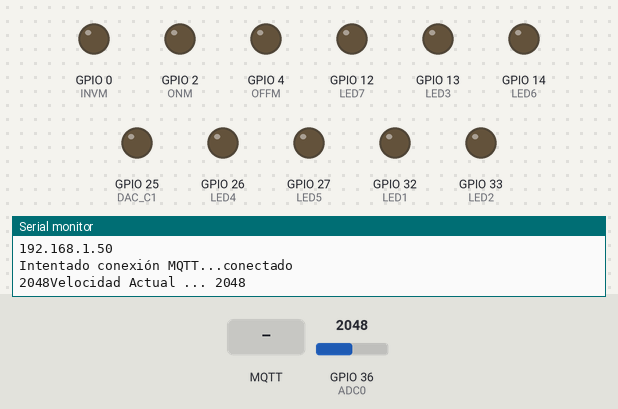
The sketch below on a simulated ESP32. On the bench: output pins drawn as LEDs (lit = HIGH), the last lines printed to the serial monitor. Inputs (shaded band) come from the test bench; at power-on: GPIO 36 (ADC0) = 2048. WiFi joins after 1.5 s; servers stay silent unless stated; random numbers use the default seed unless the sketch sets one; no MQTT or app messages arrive unless stated.

Above: at 2.7 s.
2.8 s: MQTT message "0" arrives on the first subscribed topic
At 4.7 s:
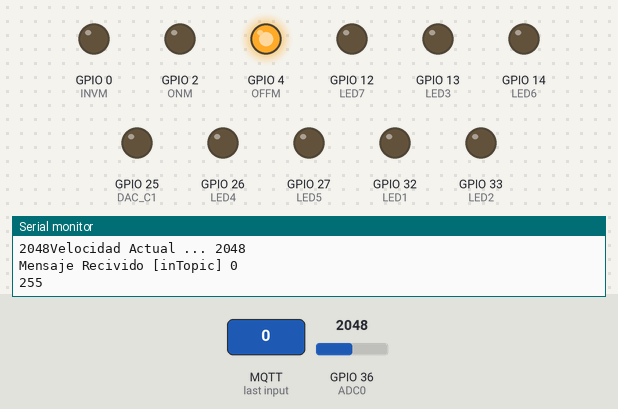
5.5 s: MQTT message "1" arrives on the first subscribed topic
At 6.3 s:
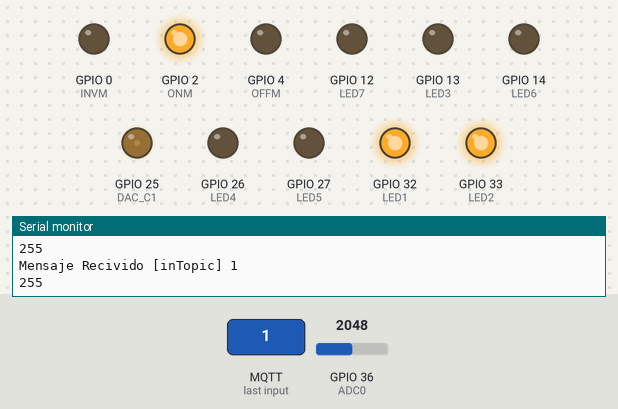
7.5 s: MQTT message "3" arrives on the first subscribed topic
At 9.0 s:
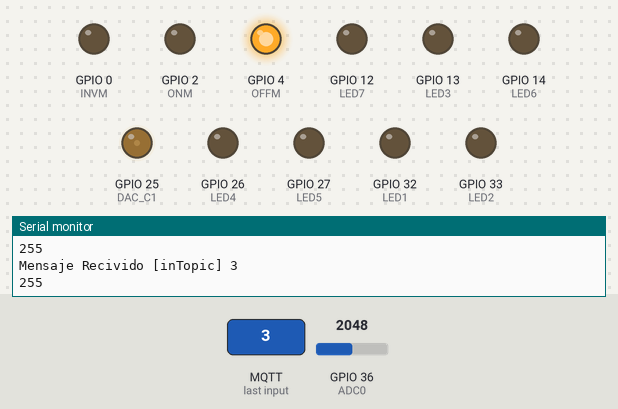
9.5 s: MQTT message "2" arrives on the first subscribed topic
At 10.6 s:
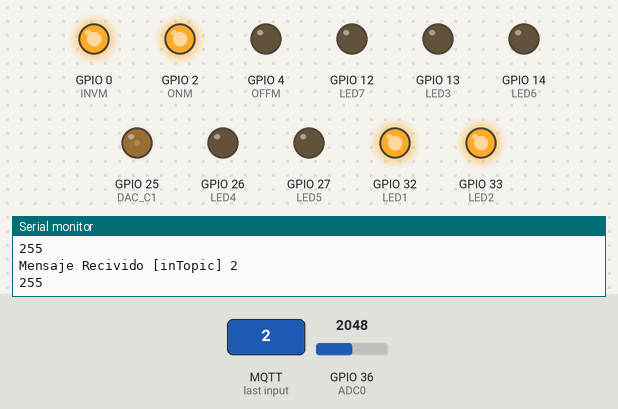
Timing chart, 0 to 12.5 s (numbered marks = the images above; inputs shaded):
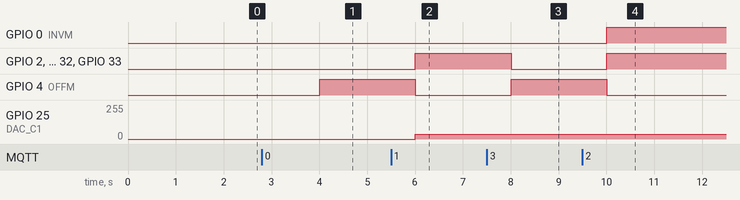

The sketch:

MQTT_ESP32_Proyecto_AI.ino
```cpp
/*
 Control de un motor AC con ESP32, NodeRED y el variador Micromaster 420.
 Basado en el ejemplo MQTT ESP8266

 En este código se realiza el control de un motor AC trifásico con un
 ESP32 que se comunica mediante MQTT a NodeRED donde se realiza una interfaz de usuario,
 con el objetivo de:

  -Enceder un motor AC trifásico a través de un variador de frecuencia.
  -Invertir el giro del motor AC.
  -Variar la velocidad del motor AC con pre-configuraciones.
  -Variar la velocidad del motor AC de forma dinámica por medio de un HMI.
  -Obtener una señal de retroalimentación para conocer la velocidad real de motor AC.

 */

#include <WiFi.h> //Libreria para el uso de WIFI
#include <PubSubClient.h> //Libreria para la creación de un cliente para la conexión MQTT
//Se declaran los puertos para el manejo de leds de advertencia
#define LED1 32 // Pin 7
#define LED2 33 // Pin 8
#define LED3 13 // Pin 15
#define LED4 26 // Pin 10
#define LED5 27 // Pin 11
#define LED6 14 // Pin 12
#define LED7 12 // Pin 13
//Se declaran los puertos de control del motor
#define ONM 2   // Pin 24
#define INVM 0  // Pin 25
#define OFFM 4  // Pin 26
#define ADC0 36 //Pin 23

int ac=0; //Variable global para leer el ADC0

// Se ingresan a continuación los datos de la red.

const char* ssid = "Android de Felix"; //Nombre de la red WiFi
const char* password = "12as34qw"; //Contraseña de la red WiFi
const char* mqtt_server = "192.168.253.184"; //Se ingresa el IP del broker MQTT
/*Nota: por defecto la conexión MQTT en este código se da por el puerto 1883
        en caso de se necesario usar otro puerto revisar la línea de código
        en el void setup() ->  client.setServer(mqtt_server, 1883); y cambiar
        donde se encuentra el 1883 que es el valor del puerto.
*/

WiFiClient espClient; //Se crea una instancia para manejar el WiFi
PubSubClient client(espClient); //Se crea una instancia para la comunicación MQTT apartir del objeto anterior
unsigned long lastMsg = 0;
#define MSG_BUFFER_SIZE  (50)
#define DAC_C1 25 //Convertidor Digital-Análogo
char msg[MSG_BUFFER_SIZE];
int value = 0;
int aux = 0;
boolean Rflag=false;  //Avisa si existe o no un mensaje MQTT nuevo en el main Loop
boolean onVar=false;  //Setea encendido del motor hacia la derecha
boolean invVar=false; //Setea encendido del motor hacia la izquierda
boolean onEqui=false; //Setea el apagado del equipo

void comproInv(){ //Comprueba si hay que hacer inversión de giro
 if(aux==0){
  if(invVar){
    aux=aux+1;
  }
 }
 if(aux==1){
    digitalWrite(INVM,HIGH);
    digitalWrite(ONM,HIGH);
    digitalWrite(OFFM,LOW);
    aux=0;
 }
}

void workVaria (int varMode){ //Función para enviar la señal de entrada
  if (!onEqui){
    digitalWrite(INVM,LOW);
    digitalWrite(ONM,LOW);
    digitalWrite(OFFM,HIGH);
    dacDisable(DAC_C1);
    digitalWrite(LED1,LOW);
    digitalWrite(LED2,LOW);
    digitalWrite(LED3,LOW);
    digitalWrite(LED4,LOW);
    digitalWrite(LED5,LOW);
    digitalWrite(LED6,LOW);
    digitalWrite(LED7,LOW);
  return;
  }
  if(onVar || invVar){
    digitalWrite(ONM,HIGH);
    digitalWrite(OFFM,LOW);
    comproInv();
    //Código de DAC
    int i=(varMode*0.145134)-0.4354;
    dacWrite(DAC_C1,i);
    if (i<=25 && i>0){
      digitalWrite(LED1,HIGH);
      digitalWrite(LED2,LOW);
      digitalWrite(LED3,LOW);
      digitalWrite(LED4,LOW);
      digitalWrite(LED5,LOW);
      digitalWrite(LED6,LOW);
      digitalWrite(LED7,LOW);
    }
    else if (i<=48 && i>25){
      digitalWrite(LED1,HIGH);
      digitalWrite(LED2,HIGH);
      digitalWrite(LED3,LOW);
      digitalWrite(LED4,LOW);
      digitalWrite(LED5,LOW);
      digitalWrite(LED6,LOW);
      digitalWrite(LED7,LOW);
    }
    else if (i<=73 && i>48){
      digitalWrite(LED1,HIGH);
      digitalWrite(LED2,HIGH);
      digitalWrite(LED3,HIGH);
      digitalWrite(LED4,LOW);
      digitalWrite(LED5,LOW);
      digitalWrite(LED6,LOW);
      digitalWrite(LED7,LOW);
    }
    else if (i<=97 && i>73){
      digitalWrite(LED1,HIGH);
      digitalWrite(LED2,HIGH);
      digitalWrite(LED3,HIGH);
      digitalWrite(LED4,HIGH);
      digitalWrite(LED5,LOW);
      digitalWrite(LED6,LOW);
      digitalWrite(LED7,LOW);
    }
    else if (i<=121 && i>97){
      digitalWrite(LED1,HIGH);
      digitalWrite(LED2,HIGH);
      digitalWrite(LED3,HIGH);
      digitalWrite(LED4,HIGH);
      digitalWrite(LED5,HIGH);
      digitalWrite(LED6,LOW);
      digitalWrite(LED7,LOW);
    }
    else if(i<=145 && i>121){
      digitalWrite(LED1,HIGH);
      digitalWrite(LED2,HIGH);
      digitalWrite(LED3,HIGH);
      digitalWrite(LED4,HIGH);
      digitalWrite(LED5,HIGH);
      digitalWrite(LED6,HIGH);
      digitalWrite(LED7,LOW);
    }
    else if(i>145){
      digitalWrite(LED1,HIGH);
      digitalWrite(LED2,HIGH);
      digitalWrite(LED3,HIGH);
      digitalWrite(LED4,HIGH);
      digitalWrite(LED5,HIGH);
      digitalWrite(LED6,HIGH);
      digitalWrite(LED7,HIGH);
    }
  }
}

int workMode(String inf){
  int a=0xff;
  if(inf =="0" || inf =="3"){
    onEqui=false;
    onVar=false;
    invVar=false;
  }else if(inf =="1"){
    onEqui=true;
    onVar=true;
  }else if(inf =="2"){
    invVar=true;
    onEqui=true;
  }else{
    if(inf.toInt()!=0){
      a=inf.toInt();
    }
  }
  return a;
}

void setup_wifi() { //Se realiza la configuración y conexión WiFi

  delay(10);
  // Se inicia la conexión por WiFi
  Serial.println();
  Serial.print("Conectando a ");
  Serial.println(ssid); //Se imprime en el monitor serial a que red se conecta

  WiFi.mode(WIFI_STA); //Se indica el modo de trabajo de la ESP32
                       //en este caso como un dipositivo que se conecta
  WiFi.begin(ssid, password); //Se ingresan los datos para realizar la conexión

  while (WiFi.status() != WL_CONNECTED) { //Se crea un lazo para imprimir en el
    delay(500);                           // monitor serial puntos '.' hasta que
    Serial.print(".");                    // se realice la conexión con la red.
  }

  randomSeed(micros());     //Se inicializa el generador de números aleatorios a partir
                            //del tiempo que lleva en funcionamiento de la ESP32.
  Serial.println("");                   //Se imprime en el monitor serial que
  Serial.println("WiFi connected");     //se ha conectado a la red y el IP del dispositivo.
  Serial.println("IP address: ");
  Serial.println(WiFi.localIP());       //Método de WiFi para obtener el IP.
}

void callback(char* topic, byte* payload, unsigned int length) { //Se define la función callback que necesitará el PubSubClient
  char buff[length];
  Serial.print("Mensaje Recivido [");  //Se muestra en el monitor serial la información que llega a la ESP32.
  Serial.print(topic);                //El topic viene dado por la comunicación y este es de salida o entrada, para el callback
  Serial.print("] ");                 //se tiene un topic de entrada, por ejemplo, "inTopic".
  for (int i = 0; i < length; i++) {  //Se imprime el mensaje que llega de la comunicación MQTT.
    Serial.print((char)payload[i]);
  }
  Serial.println();
  //Parte del código para pasar mensaje al main Loop
  Rflag=true;
  int i=0;
  for (i; i < length; i++){
  buff[i]=(char)payload[i];
  }
  buff[i]='\0';

  snprintf (msg, MSG_BUFFER_SIZE, buff);
}

void reconnect() { // Se realiza la reconexión MQTT en caso de ser necesario
  //Lazo para reconectar al ESP32
  while (!client.connected()) { //Se comprueba si el ESP esta conectado o no
    Serial.print("Intentado conexión MQTT..."); //Si no esta conectado se realoza:
          // Se crea un ID de cliente de forma aleatoria
          //(Por se previamente se inicializó randomSeed()
    String clientId = "ESP8266Client-";
    clientId += String(random(0xffff), HEX);
    // Se realiza in intento de conexión
    if (client.connect(clientId.c_str())) { //Se intenta la conexión dando el puntero de clientID
      Serial.println("conectado");
      // Se se realiza la conexión se publica un "Hola Mundo"
      client.publish("outTopic", "Hola Mundo");
      // ... luego se debe resubscribir
      client.subscribe("inTopic");
    } else { //En caso de no lograr la reconexión
      Serial.print("Error al conectar, rc=");   //Se muestra en el monitor serial un mensaje con el estado del cliente
      Serial.print(client.state());  //y que se reintentará en 5 segundos
      Serial.println(" se reintentará en 5 segundos");
      // Se crea un retardo de 5 segundos
      delay(5000);
    }
  }
}

void setup() {
  pinMode(LED1, OUTPUT);                   // Se define como salida a los pines de los LEDs y
  pinMode(LED2, OUTPUT);                  //  los de manejo del micromaster
  pinMode(LED3, OUTPUT);
  pinMode(LED4, OUTPUT);
  pinMode(LED5, OUTPUT);
  pinMode(LED6, OUTPUT);
  pinMode(LED7, OUTPUT);

  pinMode(ONM, OUTPUT);
  pinMode(INVM, OUTPUT);
  pinMode(OFFM, OUTPUT);
  Serial.begin(9600);                     // Se inicia el contador serial
  setup_wifi();                           // Se llama a la función para la conexión WiFi
  client.setServer(mqtt_server, 1883);    // Se setea el servidor y puerto de la comunicación MQTT
  client.setCallback(callback);           // Se declara la función callback como la propia de client
}

void loop() {

  if (!client.connected()) { //Se revisa si se encuentra activa la conexión MQTT
    reconnect(); //Si no se está conectado se llama a reconectar
  }
  client.loop(); //Lee el buffer de datos y llama al callback si existe un msg

  unsigned long now = millis(); //Se obtiene el tiempo que se ha corrido el programa actual
  if (now - lastMsg > 2000) { // Se comprueba si han pasado más de 2 segundos
    lastMsg = now;            // Se almacena el tiempo que ha pasado
    ++value;                  // Se incrementa un contador
    if (Rflag){

    String mens= String(msg);
    int varMode = workMode(mens);
    Serial.print(varMode);
    Serial.println();
    workVaria(varMode);
    //client.publish("outTopic",msg);
    Rflag=false;
    }
    else{
    ac = analogRead(ADC0);
    Serial.print(ac);
    snprintf (msg, MSG_BUFFER_SIZE, "%ld", ac);

    /*Uso de snprintf():
    Este método permite almacenar dentro de buffer de un tamaño n, un string
    cuyo tamaño máximo es n, es decir, si el string a guardar es menor a n
    elementos se almacenara todo el string, pero si el string a guardar es
    mayor n elementos solo se almacenarán los primeros elementos que llenen
    el buffer. Su estructura es:
    snprintf(buffer,tamaño_buffer,cadena_de_caracteres,otras_opciones)
    Para este caso se está trabajando con chars y se tiene:
    > tamaño del buffer = MSG_BUFFER_SIZE
    > buffer = msg ->Array de char de tamaño del buffer
    > cadena de caracteres = "Hola Mundo #$ld" -> Se referencia a una variable tipo int
    > otras opciones = value -> Variable referenciada en la cadena

    Nota: msg es un buffer diferente al buffer que se menciona dentro la comunicación MQTT
    */


    Serial.print("Velocidad Actual ... "); //Se muestra el msg en el monitor serial
    Serial.println(msg);
    client.publish("outTopic", msg); //Publica un mensaje en el buffer de comunicación MQTT
  }
}
}
```

Measured:
- after the input at 2.8 s, GPIO 4 (OFFM): LOW → HIGH after 1.2 s
- after the input at 5.5 s, GPIO 2 (ONM), GPIO 32 (LED1), GPIO 33 (LED2): LOW → HIGH after 0.51 s; GPIO 4 (OFFM): HIGH → LOW after 0.51 s; GPIO 25 (DAC_C1): 0/255 → 36/255 after 0.51 s
- after the input at 7.5 s, GPIO 2 (ONM), GPIO 32 (LED1), GPIO 33 (LED2): HIGH → LOW after 0.51 s; GPIO 4 (OFFM): LOW → HIGH after 0.51 s
- after the input at 9.5 s, GPIO 0 (INVM), GPIO 2 (ONM), GPIO 32 (LED1), GPIO 33 (LED2): LOW → HIGH after 0.51 s; GPIO 4 (OFFM): HIGH → LOW after 0.51 s
